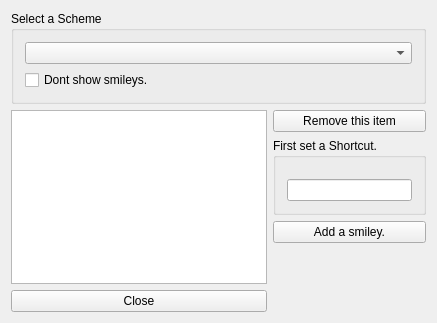
<ui version="4.0" >
 <class>emoticonhandlerClass</class>
 <widget class="QWidget" name="emoticonhandlerClass" >
  <property name="geometry" >
   <rect>
    <x>0</x>
    <y>0</y>
    <width>437</width>
    <height>323</height>
   </rect>
  </property>
  <property name="windowTitle" >
   <string>emoticonhandler</string>
  </property>
  <layout class="QHBoxLayout" name="horizontalLayout_4" >
   <item>
    <layout class="QVBoxLayout" name="verticalLayout_2" >
     <item>
      <widget class="QGroupBox" name="groupBox_2" >
       <property name="title" >
        <string>Select a Scheme</string>
       </property>
       <layout class="QVBoxLayout" name="verticalLayout_3" >
        <item>
         <spacer name="verticalSpacer_2" >
          <property name="orientation" >
           <enum>Qt::Vertical</enum>
          </property>
          <property name="sizeHint" stdset="0" >
           <size>
            <width>0</width>
            <height>10</height>
           </size>
          </property>
         </spacer>
        </item>
        <item>
         <widget class="QComboBox" name="cbscheme" >
          <property name="minimumContentsLength" >
           <number>6</number>
          </property>
         </widget>
        </item>
        <item>
         <widget class="QCheckBox" name="chbsmileys" >
          <property name="text" >
           <string>Dont show smileys.</string>
          </property>
         </widget>
        </item>
       </layout>
      </widget>
     </item>
     <item>
      <layout class="QHBoxLayout" name="horizontalLayout" >
       <item>
        <layout class="QVBoxLayout" name="verticalLayout" >
         <item>
          <widget class="QListWidget" name="listWidget" >
           <property name="maximumSize" >
            <size>
             <width>300</width>
             <height>16777215</height>
            </size>
           </property>
          </widget>
         </item>
         <item>
          <widget class="QPushButton" name="close" >
           <property name="maximumSize" >
            <size>
             <width>300</width>
             <height>16777215</height>
            </size>
           </property>
           <property name="text" >
            <string>Close</string>
           </property>
          </widget>
         </item>
        </layout>
       </item>
       <item>
        <layout class="QGridLayout" name="gridLayout" >
         <item row="0" column="0" >
          <widget class="QPushButton" name="remove" >
           <property name="text" >
            <string>Remove this item</string>
           </property>
          </widget>
         </item>
         <item row="2" column="0" >
          <widget class="QPushButton" name="add" >
           <property name="text" >
            <string>Add a smiley.</string>
           </property>
          </widget>
         </item>
         <item row="1" column="0" >
          <widget class="QGroupBox" name="groupBox" >
           <property name="minimumSize" >
            <size>
             <width>0</width>
             <height>50</height>
            </size>
           </property>
           <property name="title" >
            <string>First set a Shortcut.</string>
           </property>
           <layout class="QVBoxLayout" name="verticalLayout_4" >
            <item>
             <spacer name="verticalSpacer_3" >
              <property name="orientation" >
               <enum>Qt::Vertical</enum>
              </property>
              <property name="sizeHint" stdset="0" >
               <size>
                <width>20</width>
                <height>10</height>
               </size>
              </property>
             </spacer>
            </item>
            <item>
             <widget class="QLineEdit" name="lineEdit" />
            </item>
           </layout>
          </widget>
         </item>
         <item row="3" column="0" >
          <spacer name="verticalSpacer" >
           <property name="orientation" >
            <enum>Qt::Vertical</enum>
           </property>
           <property name="sizeHint" stdset="0" >
            <size>
             <width>20</width>
             <height>40</height>
            </size>
           </property>
          </spacer>
         </item>
        </layout>
       </item>
      </layout>
     </item>
    </layout>
   </item>
  </layout>
 </widget>
 <layoutdefault spacing="6" margin="11" />
 <resources/>
 <connections/>
</ui>
